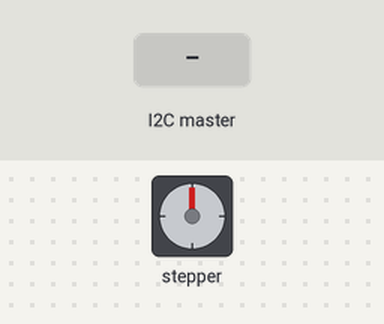
Bench run of a sketch on a simulated Arduino Uno, built with avr-gcc and run on an emulated ATmega328P. On the bench: stepper motor. The inputs (shaded band) are chosen by the test bench. Stepper angles assume 4096 steps per turn.

Above: at 1.2 s.
1.3 s: the I2C master sends the byte 1
At 2.05 s:
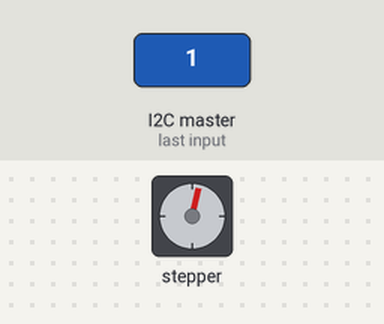
At 4.8 s:
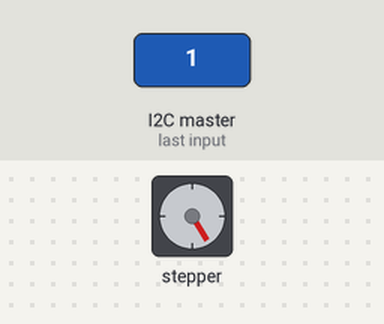
Timing chart, 0 to 6.3 s (numbered marks = the images above; inputs shaded):
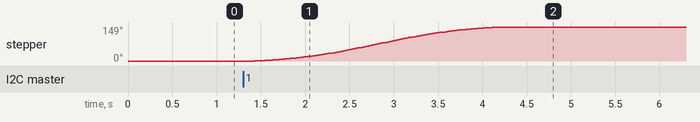

The sketch:

mderwggm_Acc.ino
```cpp
#include <AccelStepper.h>
#include <Wire.h>
int control;
int velo=150; //velocidad
#define hardrst 7

AccelStepper mder(AccelStepper::HALF4WIRE,8,9,10,11);

void setup() {
  //LCD


  //COMUNICACION I2C
  Wire.begin(0x50);
  Wire.onReceive(receiveEvent);
  //STEPPER
  mder.setMaxSpeed(1000);
  mder.setAcceleration(800);
  Serial.begin(9600); //UART
  //hard reset
  digitalWrite(hardrst,HIGH);
  pinMode(hardrst,OUTPUT); //conectar pin7 a pin res

}
//RECEPCION DE INSTRUCCIONES
void receiveEvent(int howMany) {

if (Wire.available()>0) {
  control = Wire.read();
}
}

void loop() {
mder.setCurrentPosition(0);
if (control>14){
  int steps =  (control*1700)/0.31;
  mder.run();
  mder.runToNewPosition(steps);
  if(mder.currentPosition()== steps){mder.disableOutputs();}
  control=11;
  }
//MOVIMIENTOS
if (control == 1){
  //HACIA DELANTE
    //mizq.enableOutputs();
    mder.run();
    mder.runToNewPosition(1700);
    if(mder.currentPosition()== 1700){mder.disableOutputs();}
    control=11;

}else if (control == 4 || control== 13){
  //DETENER Y  IZQUIERDA 90 GRADOS
    //mizq.disableOutputs();
     mder.disableOutputs();


}else if(control == 3){
  //DERECHA 90 GRADOS CW
    mder.run();
    mder.runToNewPosition(1700);
    if(mder.currentPosition()== 1700){mder.disableOutputs();}
    control=11;

}else if (control== 10){
  //DERECHA SOBRE EJE
    //mizq.enableOutputs();
    mder.run();
    mder.move(-90);
    control=11;

}else if(control==9){
  //IZQUIERDA SOBRE EJE GIRA  CCW
    //mizq.enableOutputs();
    mder.run();
    mder.move(90);
    control=11;

}else if (control==2){
 //HACIA ATRAS
  mder.run();
  mder.runToNewPosition(-1700);
  if(mder.currentPosition()== -1700){mder.disableOutputs();}
  control=11;

}else if (control==5){
  //IZQUIERDA ACKERMAN DISMINUYE VELOCIDAD CW
    mder.setSpeed(velo+10);
    mder.runSpeed();
    mder.move(360);
    //mizq.enableOutputs();
    control=11;

}else if (control == 6){
  //DERECHA ACKERMAN AUMENTA VELOCIDAD CW
    mder.setMaxSpeed(1000);
    mder.setAcceleration(900);
    mder.runToNewPosition(6800);
    if(mder.currentPosition()== 6800){mder.disableOutputs();}
    control=11;

}else if (control==7){
  //IZQUIERDA HACIA ATRAS ACKERMAN DISMINUYE VELOCIDAD  CCW
    //mizq.enableOutputs();
    mder.setSpeed(velo+10);
    mder.runSpeed();
    mder.move(-360);
    control=11;

}else if (control==8){
  //DERECHA HACIA ATRAS ACKERMAN AUMENTA VELOCIDAD CCW
    //mizq.enableOutputs();
    mder.setSpeed(velo-10);
    mder.runSpeed();
    mder.move(-360);

    control=11;
}else if (control==20){
  //HARD RESET
  delay(3000);
  digitalWrite(hardrst,LOW);


}


}
```

Measured:
- after the input at 1.3 s, stepper: turns 149° clockwise in 2.8 s, starting after 0.12 s
